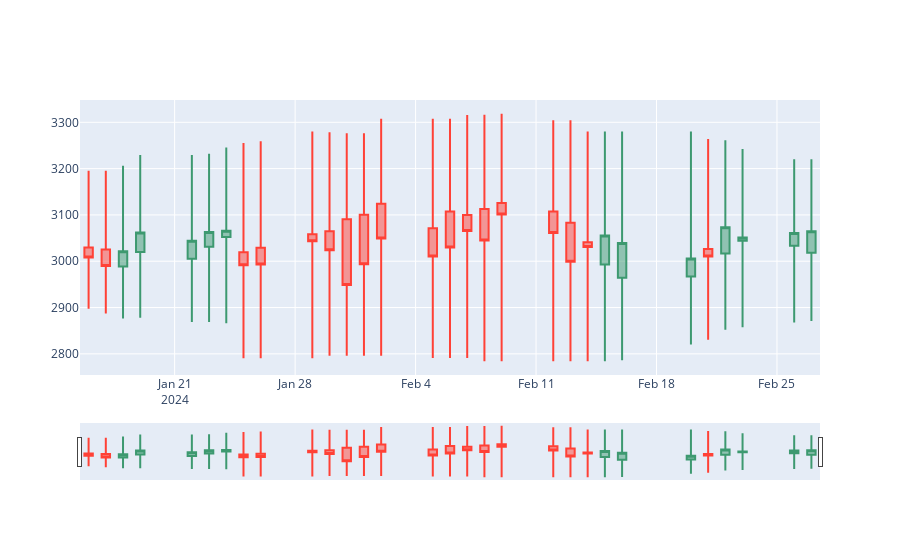

The cell this chart's notebook holds for it:
### Code cell
create_candle_stick(portfolio[tickers+[col for col in portfolio.columns if re.search(".*portfolio.*", col)]])
